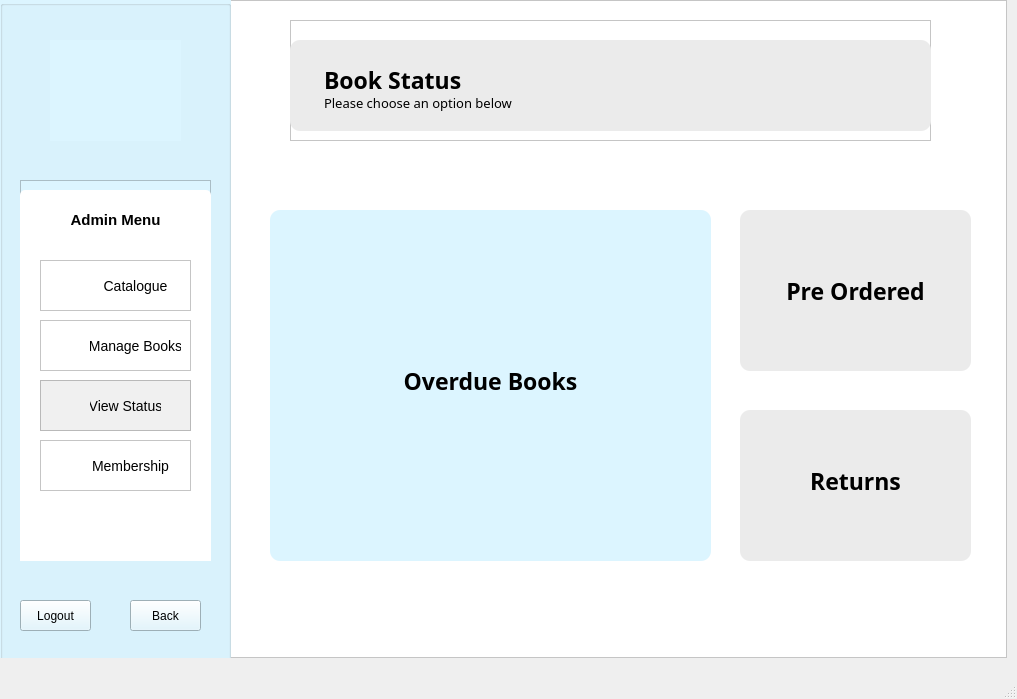
<?xml version="1.0" encoding="UTF-8"?>
<ui version="4.0">
 <class>AdminViewStatus</class>
 <widget class="QMainWindow" name="AdminViewStatus">
  <property name="geometry">
   <rect>
    <x>0</x>
    <y>0</y>
    <width>1017</width>
    <height>699</height>
   </rect>
  </property>
  <property name="windowTitle">
   <string>MainWindow</string>
  </property>
  <widget class="QWidget" name="centralwidget">
   <widget class="QFrame" name="frame">
    <property name="geometry">
     <rect>
      <x>0</x>
      <y>0</y>
      <width>1007</width>
      <height>658</height>
     </rect>
    </property>
    <property name="styleSheet">
     <string notr="true">background: white;</string>
    </property>
    <property name="frameShape">
     <enum>QFrame::StyledPanel</enum>
    </property>
    <property name="frameShadow">
     <enum>QFrame::Raised</enum>
    </property>
    <widget class="QGroupBox" name="menuPanel">
     <property name="geometry">
      <rect>
       <x>0</x>
       <y>0</y>
       <width>231</width>
       <height>671</height>
      </rect>
     </property>
     <property name="styleSheet">
      <string notr="true">background: rgb(220, 245, 255);</string>
     </property>
     <property name="title">
      <string/>
     </property>
     <widget class="QLabel" name="logo">
      <property name="geometry">
       <rect>
        <x>50</x>
        <y>40</y>
        <width>131</width>
        <height>101</height>
       </rect>
      </property>
      <property name="text">
       <string/>
      </property>
      <property name="pixmap">
       <pixmap resource="Resources.qrc">:/images/logo.png</pixmap>
      </property>
      <property name="scaledContents">
       <bool>true</bool>
      </property>
     </widget>
     <widget class="QFrame" name="menu">
      <property name="geometry">
       <rect>
        <x>20</x>
        <y>180</y>
        <width>191</width>
        <height>381</height>
       </rect>
      </property>
      <property name="frameShape">
       <enum>QFrame::StyledPanel</enum>
      </property>
      <property name="frameShadow">
       <enum>QFrame::Raised</enum>
      </property>
      <widget class="QListWidget" name="listWidget_2">
       <property name="geometry">
        <rect>
         <x>0</x>
         <y>10</y>
         <width>191</width>
         <height>401</height>
        </rect>
       </property>
       <property name="styleSheet">
        <string notr="true">background: white;
border-radius: 5px;</string>
       </property>
       <property name="frameShadow">
        <enum>QFrame::Raised</enum>
       </property>
      </widget>
      <widget class="QFrame" name="membership_1">
       <property name="geometry">
        <rect>
         <x>20</x>
         <y>260</y>
         <width>151</width>
         <height>51</height>
        </rect>
       </property>
       <property name="styleSheet">
        <string notr="true">background: white;</string>
       </property>
       <property name="frameShape">
        <enum>QFrame::StyledPanel</enum>
       </property>
       <property name="frameShadow">
        <enum>QFrame::Raised</enum>
       </property>
       <widget class="QLabel" name="label_8">
        <property name="geometry">
         <rect>
          <x>10</x>
          <y>10</y>
          <width>31</width>
          <height>31</height>
         </rect>
        </property>
        <property name="text">
         <string/>
        </property>
        <property name="pixmap">
         <pixmap resource="Resources.qrc">:/images/Icons/user.png</pixmap>
        </property>
        <property name="scaledContents">
         <bool>true</bool>
        </property>
       </widget>
       <widget class="QPushButton" name="membership">
        <property name="geometry">
         <rect>
          <x>50</x>
          <y>10</y>
          <width>81</width>
          <height>31</height>
         </rect>
        </property>
        <property name="styleSheet">
         <string notr="true">QPushButton {
background: transparent;
font-size: 14px;
border: none;
}

QPushButton:hover {
	color: rgb(124, 204, 241);
}</string>
        </property>
        <property name="text">
         <string>Membership</string>
        </property>
       </widget>
      </widget>
      <widget class="QLabel" name="label">
       <property name="geometry">
        <rect>
         <x>0</x>
         <y>30</y>
         <width>191</width>
         <height>20</height>
        </rect>
       </property>
       <property name="layoutDirection">
        <enum>Qt::LeftToRight</enum>
       </property>
       <property name="styleSheet">
        <string notr="true">font-weight: bold;
background: white;
font-size: 15px;
</string>
       </property>
       <property name="text">
        <string>Admin Menu</string>
       </property>
       <property name="alignment">
        <set>Qt::AlignCenter</set>
       </property>
      </widget>
      <widget class="QFrame" name="manageBooks_1">
       <property name="geometry">
        <rect>
         <x>20</x>
         <y>200</y>
         <width>151</width>
         <height>51</height>
        </rect>
       </property>
       <property name="styleSheet">
        <string notr="true">background: rgb(240, 240, 240);</string>
       </property>
       <property name="frameShape">
        <enum>QFrame::StyledPanel</enum>
       </property>
       <property name="frameShadow">
        <enum>QFrame::Raised</enum>
       </property>
       <widget class="QLabel" name="label_7">
        <property name="geometry">
         <rect>
          <x>10</x>
          <y>10</y>
          <width>31</width>
          <height>31</height>
         </rect>
        </property>
        <property name="text">
         <string/>
        </property>
        <property name="pixmap">
         <pixmap resource="Resources.qrc">:/images/Icons/status.png</pixmap>
        </property>
        <property name="scaledContents">
         <bool>true</bool>
        </property>
       </widget>
       <widget class="QPushButton" name="status">
        <property name="geometry">
         <rect>
          <x>50</x>
          <y>10</y>
          <width>71</width>
          <height>31</height>
         </rect>
        </property>
        <property name="styleSheet">
         <string notr="true">QPushButton {
background: transparent;
font-size: 14px;
border: none;
}

QPushButton:hover {
	color: rgb(124, 204, 241);
}</string>
        </property>
        <property name="text">
         <string>View Status</string>
        </property>
       </widget>
      </widget>
      <widget class="QFrame" name="status_1">
       <property name="geometry">
        <rect>
         <x>20</x>
         <y>140</y>
         <width>151</width>
         <height>51</height>
        </rect>
       </property>
       <property name="styleSheet">
        <string notr="true">background: white;</string>
       </property>
       <property name="frameShape">
        <enum>QFrame::StyledPanel</enum>
       </property>
       <property name="frameShadow">
        <enum>QFrame::Raised</enum>
       </property>
       <widget class="QLabel" name="label_6">
        <property name="geometry">
         <rect>
          <x>10</x>
          <y>10</y>
          <width>31</width>
          <height>31</height>
         </rect>
        </property>
        <property name="text">
         <string/>
        </property>
        <property name="pixmap">
         <pixmap resource="Resources.qrc">:/images/Icons/book.png</pixmap>
        </property>
        <property name="scaledContents">
         <bool>true</bool>
        </property>
       </widget>
       <widget class="QPushButton" name="manageBooks">
        <property name="geometry">
         <rect>
          <x>50</x>
          <y>10</y>
          <width>91</width>
          <height>31</height>
         </rect>
        </property>
        <property name="styleSheet">
         <string notr="true">QPushButton {
background: transparent;
font-size: 14px;
border: none;
}

QPushButton:hover {
	color: rgb(124, 204, 241);
}</string>
        </property>
        <property name="text">
         <string>Manage Books</string>
        </property>
       </widget>
      </widget>
      <widget class="QFrame" name="status_2">
       <property name="geometry">
        <rect>
         <x>20</x>
         <y>80</y>
         <width>151</width>
         <height>51</height>
        </rect>
       </property>
       <property name="styleSheet">
        <string notr="true">background: white;</string>
       </property>
       <property name="frameShape">
        <enum>QFrame::StyledPanel</enum>
       </property>
       <property name="frameShadow">
        <enum>QFrame::Raised</enum>
       </property>
       <widget class="QLabel" name="label_5">
        <property name="geometry">
         <rect>
          <x>10</x>
          <y>10</y>
          <width>31</width>
          <height>31</height>
         </rect>
        </property>
        <property name="text">
         <string/>
        </property>
        <property name="pixmap">
         <pixmap resource="Resources.qrc">:/images/Icons/books.png</pixmap>
        </property>
        <property name="scaledContents">
         <bool>true</bool>
        </property>
       </widget>
       <widget class="QPushButton" name="catalogue">
        <property name="geometry">
         <rect>
          <x>60</x>
          <y>10</y>
          <width>71</width>
          <height>31</height>
         </rect>
        </property>
        <property name="styleSheet">
         <string notr="true">background: transparent;
font-size: 14px;
border: none;</string>
        </property>
        <property name="text">
         <string>Catalogue</string>
        </property>
        <property name="autoDefault">
         <bool>false</bool>
        </property>
       </widget>
      </widget>
     </widget>
     <widget class="QPushButton" name="back">
      <property name="geometry">
       <rect>
        <x>130</x>
        <y>600</y>
        <width>71</width>
        <height>31</height>
       </rect>
      </property>
      <property name="styleSheet">
       <string notr="true">/*QPushButton {
background: white;
}*/

QPushButton:hover {
	color: rgb(106, 146, 255);
}</string>
      </property>
      <property name="text">
       <string>Back</string>
      </property>
      <property name="icon">
       <iconset theme="go-previous">
        <normaloff>../../../../../AppData/Local/Temp/Temp1_library_information_system-master.zip/library_information_system-master/LIS</normaloff>../../../../../AppData/Local/Temp/Temp1_library_information_system-master.zip/library_information_system-master/LIS</iconset>
      </property>
     </widget>
     <widget class="QPushButton" name="logout">
      <property name="geometry">
       <rect>
        <x>20</x>
        <y>600</y>
        <width>71</width>
        <height>31</height>
       </rect>
      </property>
      <property name="styleSheet">
       <string notr="true">QPushButton:hover {
	color: rgb(106, 146, 255);
}</string>
      </property>
      <property name="text">
       <string>Logout</string>
      </property>
     </widget>
    </widget>
    <widget class="QFrame" name="heading_3">
     <property name="geometry">
      <rect>
       <x>290</x>
       <y>20</y>
       <width>641</width>
       <height>121</height>
      </rect>
     </property>
     <property name="frameShape">
      <enum>QFrame::StyledPanel</enum>
     </property>
     <property name="frameShadow">
      <enum>QFrame::Raised</enum>
     </property>
     <widget class="QPlainTextEdit" name="plainTextEdit_9">
      <property name="geometry">
       <rect>
        <x>0</x>
        <y>20</y>
        <width>641</width>
        <height>91</height>
       </rect>
      </property>
      <property name="styleSheet">
       <string notr="true">background: rgb(235, 235, 235);
border-radius: 10px;</string>
      </property>
      <property name="frameShadow">
       <enum>QFrame::Raised</enum>
      </property>
      <property name="plainText">
       <string/>
      </property>
     </widget>
     <widget class="QPlainTextEdit" name="plainTextEdit_10">
      <property name="geometry">
       <rect>
        <x>30</x>
        <y>40</y>
        <width>231</width>
        <height>41</height>
       </rect>
      </property>
      <property name="styleSheet">
       <string notr="true">font-family: Baloo 2;
font-weight: bold;
font-size: 23px;
background: transparent;</string>
      </property>
      <property name="frameShape">
       <enum>QFrame::NoFrame</enum>
      </property>
      <property name="plainText">
       <string>Book Status</string>
      </property>
     </widget>
     <widget class="QPlainTextEdit" name="plainTextEdit_11">
      <property name="geometry">
       <rect>
        <x>30</x>
        <y>70</y>
        <width>411</width>
        <height>31</height>
       </rect>
      </property>
      <property name="styleSheet">
       <string notr="true">background: transparent;
font-family: Baloo 2;
font-size: 13px;</string>
      </property>
      <property name="frameShape">
       <enum>QFrame::NoFrame</enum>
      </property>
      <property name="plainText">
       <string>Please choose an option below</string>
      </property>
     </widget>
    </widget>
    <widget class="QPlainTextEdit" name="plainTextEdit_12">
     <property name="geometry">
      <rect>
       <x>740</x>
       <y>210</y>
       <width>231</width>
       <height>161</height>
      </rect>
     </property>
     <property name="styleSheet">
      <string notr="true">background: rgb(235, 235, 235);
border-radius: 10px;</string>
     </property>
     <property name="frameShadow">
      <enum>QFrame::Raised</enum>
     </property>
     <property name="plainText">
      <string/>
     </property>
    </widget>
    <widget class="QPlainTextEdit" name="plainTextEdit_13">
     <property name="geometry">
      <rect>
       <x>740</x>
       <y>410</y>
       <width>231</width>
       <height>151</height>
      </rect>
     </property>
     <property name="styleSheet">
      <string notr="true">background: rgb(235, 235, 235);
border-radius: 10px;</string>
     </property>
     <property name="frameShadow">
      <enum>QFrame::Raised</enum>
     </property>
     <property name="plainText">
      <string/>
     </property>
    </widget>
    <widget class="QPlainTextEdit" name="plainTextEdit_17">
     <property name="geometry">
      <rect>
       <x>270</x>
       <y>210</y>
       <width>441</width>
       <height>351</height>
      </rect>
     </property>
     <property name="styleSheet">
      <string notr="true">background-color: rgb(220, 245, 255);;
border-radius: 10px;</string>
     </property>
     <property name="frameShadow">
      <enum>QFrame::Raised</enum>
     </property>
     <property name="plainText">
      <string/>
     </property>
    </widget>
    <widget class="QPushButton" name="adminoverdue">
     <property name="geometry">
      <rect>
       <x>280</x>
       <y>220</y>
       <width>421</width>
       <height>321</height>
      </rect>
     </property>
     <property name="styleSheet">
      <string notr="true">QPushButton {
background: transparent;
font-size: 23px;
font-weight: bold;
font-family: Baloo 2;
border: none;
}

QPushButton:hover {
	color: rgb(233, 233, 233)
}</string>
     </property>
     <property name="text">
      <string>Overdue Books</string>
     </property>
     <property name="autoDefault">
      <bool>false</bool>
     </property>
    </widget>
    <widget class="QPushButton" name="adminpreorderedbooks">
     <property name="geometry">
      <rect>
       <x>750</x>
       <y>220</y>
       <width>211</width>
       <height>141</height>
      </rect>
     </property>
     <property name="styleSheet">
      <string notr="true">QPushButton {
background: transparent;
font-size: 23px;
font-weight: bold;
font-family: Baloo 2;
border: none;
}

QPushButton:hover {
	color: rgb(233, 233, 233)
}</string>
     </property>
     <property name="text">
      <string>Pre Ordered</string>
     </property>
     <property name="autoDefault">
      <bool>false</bool>
     </property>
    </widget>
    <widget class="QPushButton" name="adminreturn">
     <property name="geometry">
      <rect>
       <x>750</x>
       <y>410</y>
       <width>211</width>
       <height>141</height>
      </rect>
     </property>
     <property name="styleSheet">
      <string notr="true">QPushButton {
background: transparent;
font-size: 23px;
font-weight: bold;
font-family: Baloo 2;
border: none;
}

QPushButton:hover {
	color: rgb(233, 233, 233)
}</string>
     </property>
     <property name="text">
      <string>Returns</string>
     </property>
     <property name="autoDefault">
      <bool>false</bool>
     </property>
    </widget>
   </widget>
  </widget>
  <widget class="QMenuBar" name="menubar">
   <property name="geometry">
    <rect>
     <x>0</x>
     <y>0</y>
     <width>1017</width>
     <height>21</height>
    </rect>
   </property>
  </widget>
  <widget class="QStatusBar" name="statusbar"/>
 </widget>
 <resources>
  <include location="Resources.qrc"/>
 </resources>
 <connections/>
</ui>
